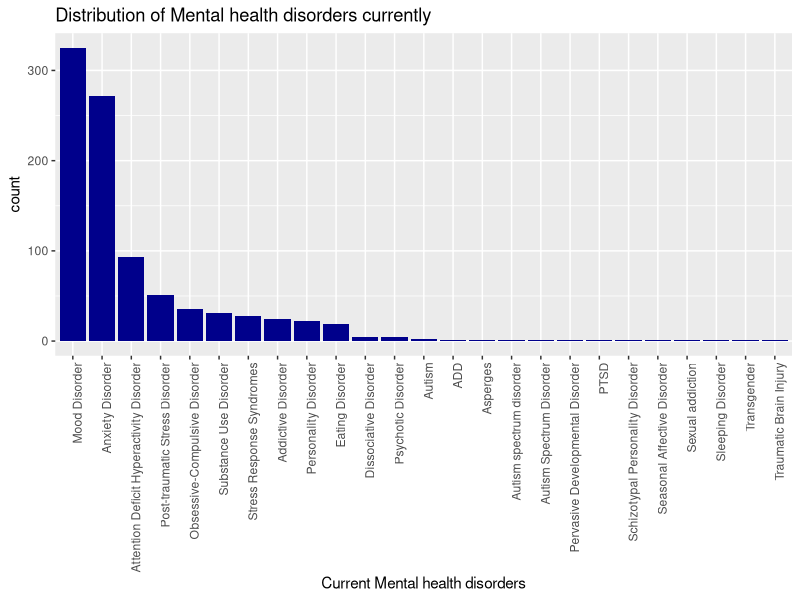
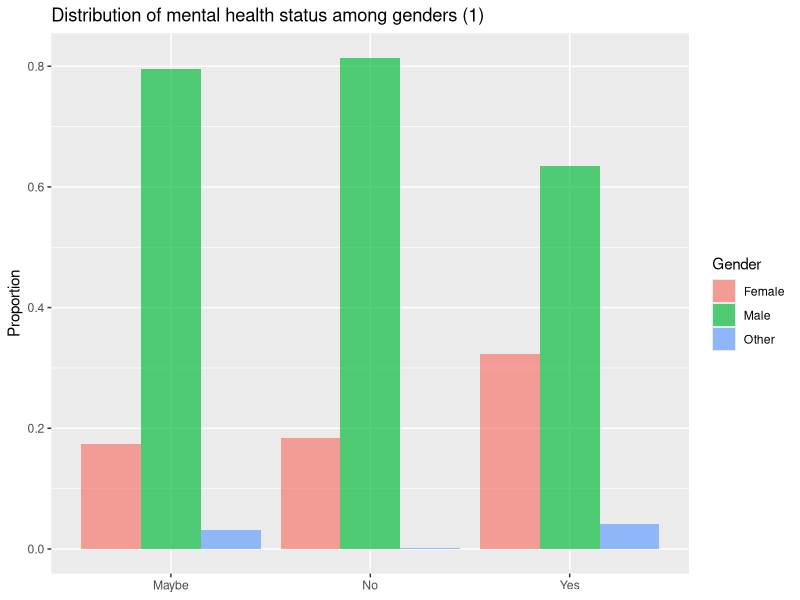
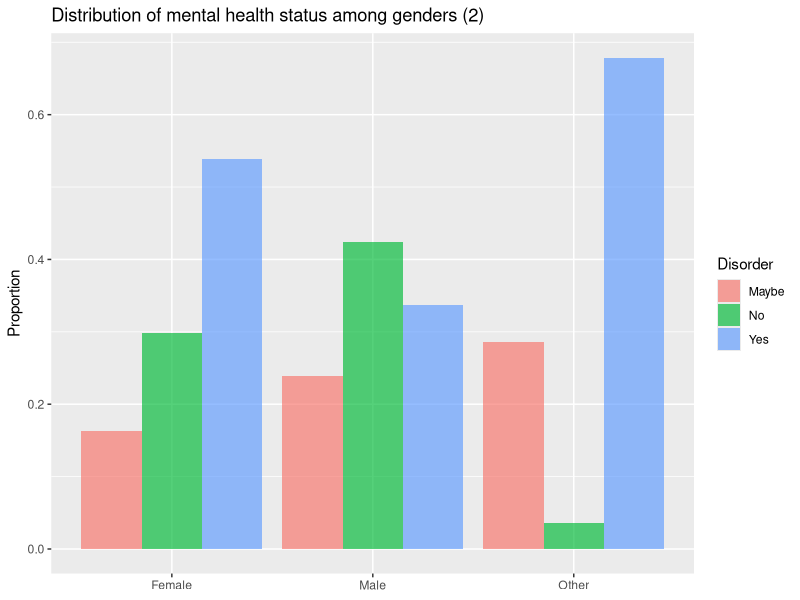
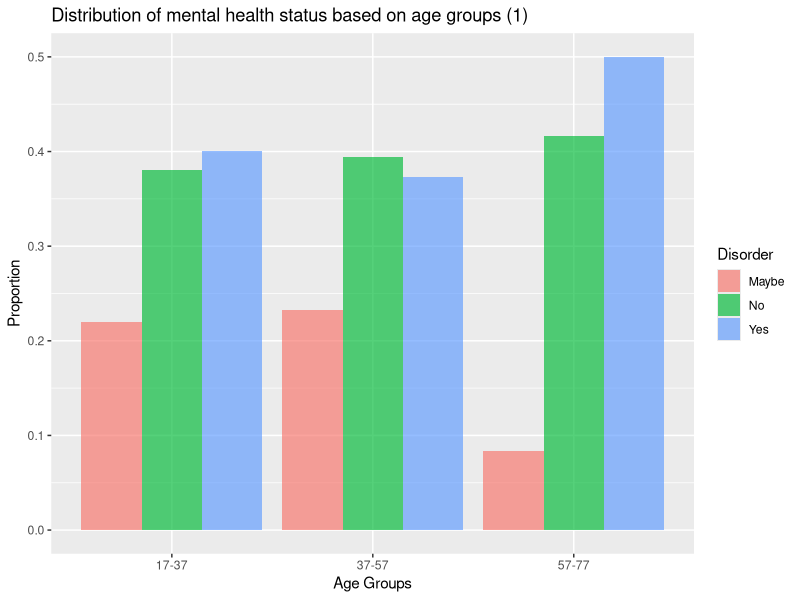
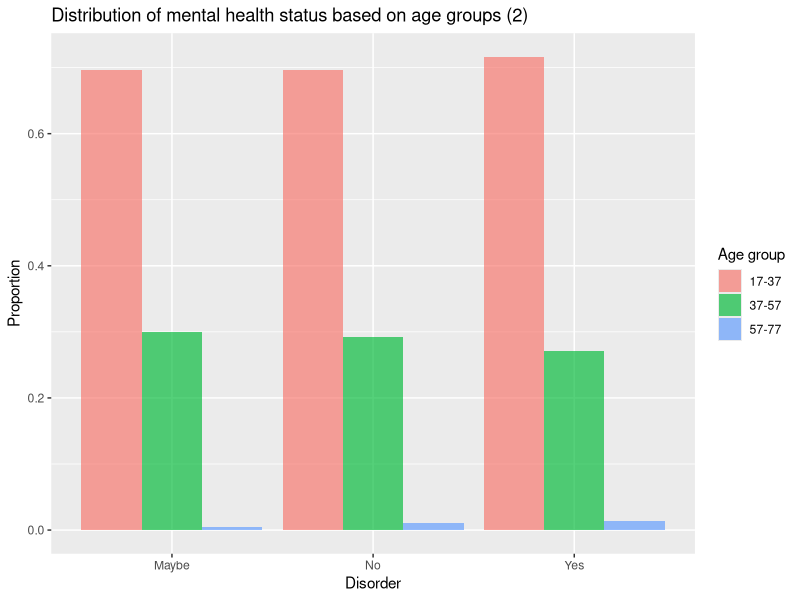
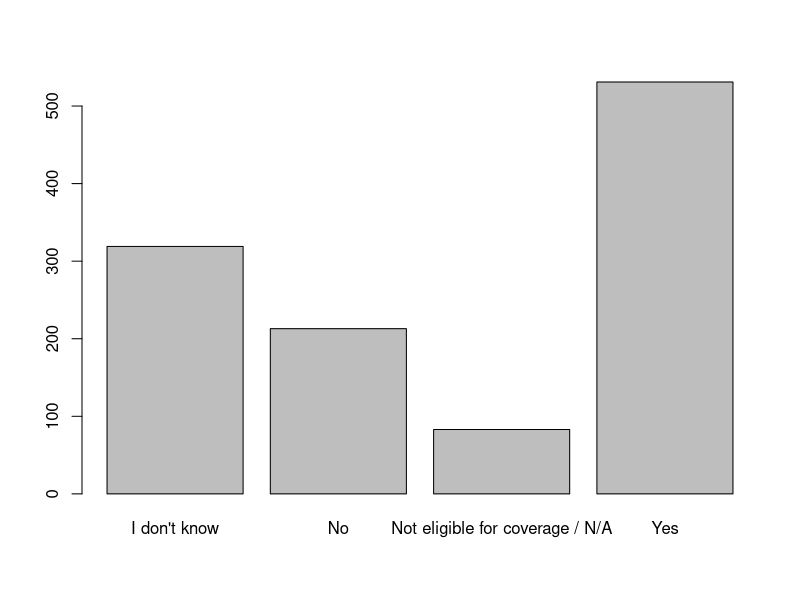
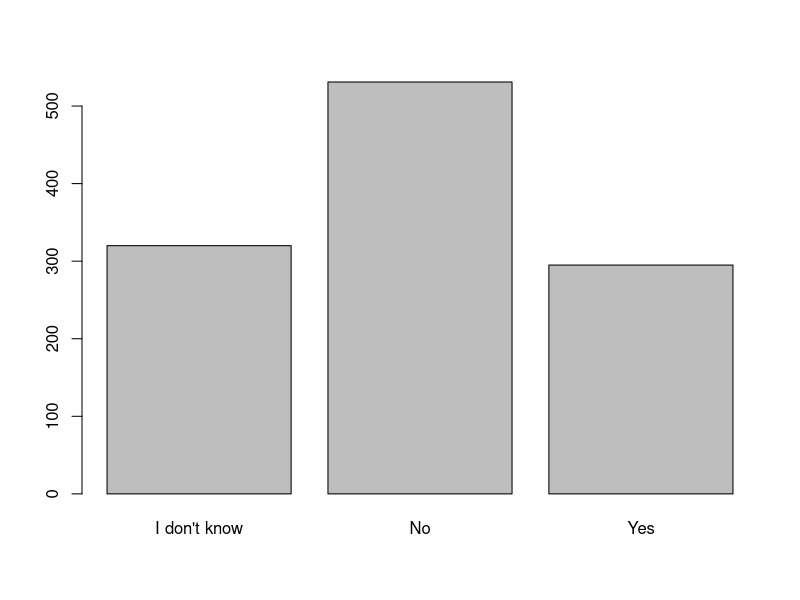
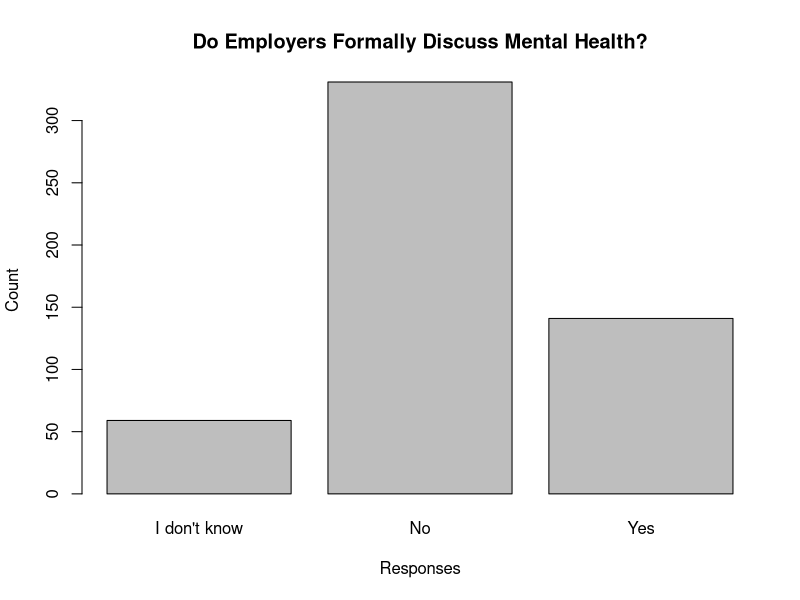

Here is the R script that generated these plots, in order:
## ---- chunk 1
knitr::opts_chunk$set(comment = NA)
library(dplyr)
library(tidyr)
library(ggplot2)
library(grid)
library(gridExtra)
library(knitr)
health <- read.csv("mentalsurvey_clean.csv")
## ---- chunk 2

#since some people have multiple disorders, we have to split them 
tmp = health %>% separate(mhd, 
                          sep = '\\|',
                          c('mhd_1', 'mhd_2', 'mhd_3', 'mhd_4', 'mhd_5',
                            'mhd_6', 'mhd_7', 'mhd_8', 'mhd_9'),
                          fill = 'right')


chk = tmp %>% select(matches('mhd_[1-9]'))

comb = as.vector(t(chk))
comb1 = comb[comb != ""&!is.na(comb)]

#Shortening the factor levels by splitting
disorders=sapply(strsplit(comb1, split = " \\("), `[`, 1)
dataf <- as.data.frame(matrix(disorders))
colnames(dataf)<- "Disorder"
#Removing inconsistent response
subdataf <- subset(dataf, disorders != "I haven\'t been formally diagnosed, so I felt uncomfortable answering, but Social Anxiety and Depression.")
count_disorder <-data.frame(count(subdataf, Disorder, sort = TRUE))
kable(count_disorder)
## ---- chunk 3

reorder_size <- function(x) {
  factor(x, levels = names(sort(table(x), decreasing = TRUE)))
}
#Plot to see the distribution of current mental health illness
p <- ggplot(data=subdataf, aes(x = reorder_size(Disorder)))+
  geom_bar(fill='dark blue')+
  theme(axis.text.x = element_text(angle = 90, hjust = 1))

p+xlab("Current Mental health disorders")+ggtitle("Distribution of Mental health disorders currently")
## ---- chunk 4
gender_disorder <- table(health$Do.you.currently.have.a.mental.health.disorder., health$gender)
gender_disorder
## ---- chunk 5
#Table: % of who may, don't or have mental disorder among genders
rowprop <- prop.table(gender_disorder,1) 
rowprop
## ---- chunk 6
dr1 <-as.data.frame(rowprop)
# Distribution of respondents among gender provided they may/have/donot have a mental diorder 
ggplot(data = dr1, aes(x =Var1 , y = Freq, fill = Var2)) + 
  geom_bar(stat = 'identity', position = 'dodge', alpha = 2/3) +              
  labs(x = NULL, y = 'Proportion', fill = 'Gender')+ggtitle('Distribution of mental health status among genders (1)')
## ---- chunk 7
#Table : % of each level gender who may, don't or have mental disorder
colprop <- prop.table(gender_disorder,2)
colprop
## ---- chunk 8
# Distribution of respondents who may/have/donot have a mental diorder over the gender
dr2 <-as.data.frame(colprop)
ggplot(data = dr2, aes(x =Var2 , y = Freq, fill = Var1)) + 
  geom_bar(stat = 'identity', position = 'dodge', alpha = 2/3) +              
  labs(x = NULL, y = 'Proportion', fill = 'Disorder')+ggtitle('Distribution of mental health status among genders (2)')
## ---- chunk 9
summary(health$age)
## ---- chunk 10
#Creating labels for age groups
labs <- c(paste(seq(17, 74, by = 20), seq(37, 80, by = 20),
                sep = "-"))
health$AgeGroup <- cut(health$age, breaks = c(seq(17, 74, by = 20), Inf), labels = labs, right = FALSE)

agegr <- table(health$Do.you.currently.have.a.mental.health.disorder.,health$AgeGroup)
ageprop <- prop.table(agegr,2)
ageprop
## ---- chunk 11
dfageprop <- as.data.frame(ageprop)

#Distribution of respondents reporting a mental disorder by age groups
ggplot(data = dfageprop, aes(x =Var2 , y = Freq, fill = Var1)) + 
  geom_bar(stat = 'identity', position = 'dodge', alpha = 2/3) +              
  labs(x = "Age Groups", y = 'Proportion', fill = 'Disorder')+ggtitle('Distribution of mental health status based on age groups (1)')
## ---- chunk 12
ageprop1 <- prop.table(agegr,1)
ageprop1
## ---- chunk 13
dfageprop1 <- as.data.frame(ageprop1)
ggplot(data = dfageprop1, aes(x =Var1 , y = Freq, fill = Var2)) + 
  geom_bar(stat = 'identity', position = 'dodge', alpha = 2/3) +              
  labs(x = "Disorder", y = 'Proportion', fill = 'Age group')+ggtitle('Distribution of mental health status based on age groups (2)')
## ---- chunk 14
table(health$What.US.state.or.territory.do.you.live.in. , health$Do.you.currently.have.a.mental.health.disorder.)
## ---- chunk 15
#Creating a table for the variable "Does your employer provide mental health benefits as part of healthcare coverage?""

table(health$Does.your.employer.provide.mental.health.benefits.as.part.of.healthcare.coverage.)

barplot(table(health$Does.your.employer.provide.mental.health.benefits.as.part.of.healthcare.coverage.))

## ---- chunk 16
table(health$Does.your.employer.offer.resources.to.learn.more.about.mental.health.concerns.and.options.for.seeking.help.)

barplot(table(health$Does.your.employer.offer.resources.to.learn.more.about.mental.health.concerns.and.options.for.seeking.help.))
## ---- chunk 17
Company<-subset(health, Does.your.employer.provide.mental.health.benefits.as.part.of.healthcare.coverage.=="Yes")

## ---- chunk 18
#Creating a table for for the variable related to employers formally discussing mental health with employees
table(Company$Has.your.employer.ever.formally.discussed.mental.health..for.example..as.part.of.a.wellness.campaign.or.other.official.communication..)
#Computing the percentage
percent<-table(Company$Has.your.employer.ever.formally.discussed.mental.health..for.example..as.part.of.a.wellness.campaign.or.other.official.communication..)/length(Company$Has.your.employer.ever.formally.discussed.mental.health..for.example..as.part.of.a.wellness.campaign.or.other.official.communication..)
#The parameter percent gives us the value of the percenntage needed
percent
## ---- chunk 19
Company<-droplevels(Company)
barplot(table(Company$Has.your.employer.ever.formally.discussed.mental.health..for.example..as.part.of.a.wellness.campaign.or.other.official.communication..), xlab = "Responses", ylab = "Count", main = "Do Employers Formally Discuss Mental Health?")

## ---- chunk 20
knitr::opts_chunk$set(echo = TRUE)
#Creating a table with gender and mental health responses
tab <- table(health$Do.you.think.that.discussing.a.mental.health.disorder.with.your.employer.would.have.negative.consequences., health$gender)
tab
## ---- chunk 21
#Creating a table with gender and physical health responses
tab1 <- table(health$Do.you.think.that.discussing.a.physical.health.issue.with.your.employer.would.have.negative.consequences., health$gender)
tab1
## ---- chunk 22
#creating the combined plot
tabdf <- as.data.frame(tab)
tab1df <- as.data.frame(tab1)

plot1 <- ggplot(data = tabdf, aes(x = Var1, y =Freq, fill = Var2)) + 
  geom_bar(stat = 'identity', position = 'dodge', alpha = 2/3) +              
  labs(x = "Mental health disorders", y = 'count')+ theme(legend.position='none')

plot2 <- ggplot(data = tab1df, aes(x = Var1, y =Freq, fill = Var2)) + 
  geom_bar(stat = 'identity', position = 'dodge', alpha = 2/3) +              
  labs(x = "Physical health disorders", y = 'count', fill = 'Gender')
title1=textGrob("Negative consequences: Mental vs Physial", gp=gpar(fontface="bold"))
grid.arrange(plot1, plot2,ncol=2,top = title1, widths = c(3/4,1))
## ---- chunk 23
ggplot(health, aes(x = health$Do.you.think.that.discussing.a.mental.health.disorder.with.previous.employers.would.have.negative.consequences.)) + geom_bar() + ggtitle("Discussing mental health disorder with previous employer resulting in negative consequences") + xlab("Response") + ylab("Count")
summary(health$Do.you.think.that.discussing.a.mental.health.disorder.with.previous.employers.would.have.negative.consequences.)
## ---- chunk 24
ggplot(health, aes(x = health$Do.you.think.that.discussing.a.mental.health.disorder.with.your.employer.would.have.negative.consequences.)) + geom_bar() + ggtitle("Discussing mental health disorder with current employer resulting in negative consequences") + xlab("Response") + ylab("Count")
summary(health$Do.you.think.that.discussing.a.mental.health.disorder.with.your.employer.would.have.negative.consequences.)
## ---- chunk 25
m1<-table(health$Do.you.think.that.discussing.a.mental.health.disorder.with.previous.employers.would.have.negative.consequences., health$Do.you.think.that.discussing.a.mental.health.disorder.with.your.employer.would.have.negative.consequences.)
chisq.test(m1)
## ---- chunk 26
#Put company size in order
health$CompanySize  = factor(health$How.many.employees.does.your.company.or.organization.have, levels=c("1-5", "6-25", "26-100", "100-500", "500-1000", "More than 1000"))
#Create Cross-tab Table
APbCS <- table(health$Is.your.anonymity.protected.if.you.choose.to.take.advantage.of.mental.health.or.substance.abuse.treatment.resources.provided.by.your.employer., health$CompanySize)
head(APbCS)
## ---- chunk 27
#Create a proportions table by Row
prop.table(APbCS, 2)
## ---- chunk 28
#Do a chi-squared test
chisq.test(APbCS)
## ---- chunk 29
t0 <- ggplot(health, aes(x = health$Is.your.anonymity.protected.if.you.choose.to.take.advantage.of.mental.health.or.substance.abuse.treatment.resources.provided.by.your.employer.))+geom_bar()+facet_wrap(~health$CompanySize, scales="free_y") + ggtitle("Perceived Difficulty of Asking for Leave by Gender") + xlab("Perceived Difficulty Level") + ylab("Count") 
t0
## ---- chunk 30
#Add labels to tech company org
health$TLabel <- factor(health$Is.your.employer.primarily.a.tech.company.organization.,
levels = c(0, 1),
labels = c("Not primarily tech", "Primarily Tech"))
## ---- chunk 31
#Create a crosstab table
APbT2 <- table(health$Is.your.anonymity.protected.if.you.choose.to.take.advantage.of.mental.health.or.substance.abuse.treatment.resources.provided.by.your.employer., health$TLabel)
head(APbT2)
## ---- chunk 32
#Create a proportions table by Row
prop.table(APbT2, 2)
## ---- chunk 33
#Do a chi-squared test
chisq.test(APbT2)
## ---- chunk 34
#Create Visualization
t1 <- ggplot(health, aes(x = health$Is.your.anonymity.protected.if.you.choose.to.take.advantage.of.mental.health.or.substance.abuse.treatment.resources.provided.by.your.employer.))+geom_bar()+facet_wrap(health$TLabel ~ ., scales="free_y") + ggtitle("Anonymity Protections For Tech vs. Non-Tech Companies") + xlab("Is your anonymity protected?") + ylab("Count") 
t1
## ---- chunk 35
#Modify Labels (ideal if we can get it to fit)
health$pd2 <- factor(health$If.a.mental.health.issue.prompted.you.to.request.a.medical.leave.from.work..asking.for.that.leave.would.be.,
levels = c("Very easy", "Somewhat easy", "Neither easy nor difficult","Somewhat difficult", "Very difficult", "I don't know"),
labels = c("Very easy (VE)", "Somewhat Easy (SE)", "Neutral (N)", "Somewhat Hard (SH)", "Very Hard (VH)", "Don't Know (DK)"))
#Modify Labels (if health$pd2 does not fit, use this as an alternate)
health$pd3 <- factor(health$If.a.mental.health.issue.prompted.you.to.request.a.medical.leave.from.work..asking.for.that.leave.would.be.,
levels = c("Very easy", "Somewhat easy", "Neither easy nor difficult","Somewhat difficult", "Very difficult", "I don't know"),
labels = c("VE", "SE", "N", "SH", "VH", "DK"))
## ---- chunk 36
#Crosstab table
ELDbG <- table(health$pd2, health$gender)
ELDbG
prop.table(ELDbG, 2)
## ---- chunk 37
chisq.test(ELDbG)
## ---- chunk 38
#Create Visualization
t2 <- ggplot(health, aes(x = health$pd3))+geom_bar()+facet_wrap(health$gender ~ ., scales="free_y") + ggtitle("Perceived Difficulty of Asking for Leave by Gender") + xlab("Perceived Difficulty Level") + ylab("Count") 
t2
## ---- chunk 39
#Do the AgeGroup Variable
labs <- c(paste(seq(17, 74, by = 20), seq(37, 80, by = 20),
                sep = "-"))
health$AgeGroup <- cut(health$age, breaks = c(seq(17, 74, by = 20), Inf), labels = labs, right = FALSE)
## ---- chunk 40
#Crosstab table
ELDbA <- table(health$pd2, health$AgeGroup)
ELDbA
#Proportions table
prop.table(ELDbA)
## ---- chunk 41
chisq.test(ELDbA)
## ---- chunk 42
#Create Visualization
t3 <- ggplot(health, aes(x = health$pd3))+geom_bar()+facet_wrap(health$AgeGroup ~ ., scales="free_y") + ggtitle("Perceived Difficulty of Asking for Leave by Age Group") + xlab("Perceived Difficulty Level") + ylab("Count") 
t3
## ---- chunk 43
#Crosstab table
ELDbCS <- table(health$pd2, health$CompanySize)
ELDbCS
prop.table(ELDbCS, 2)
## ---- chunk 44
chisq.test(ELDbCS)
## ---- chunk 45
#Create Visualization
t4 <- ggplot(health, aes(x = health$pd3))+geom_bar()+facet_wrap(health$CompanySize~ ., scales="free_y") + ggtitle("Perceived Difficulty of Asking for Leave by Company Size") + xlab("Perceived Difficulty Level") + ylab("Count")
t4
## ---- chunk 46
#Modify Labels for mental health benefit provision
health$mhb2 <- factor(health$Does.your.employer.provide.mental.health.benefits.as.part.of.healthcare.coverage.,
levels = c("I don't know", "No", "Not eligible for coverage / N/A","Yes"),
labels = c("Don't Know", "No", "Ineligible/NA", "Yes"))
## ---- chunk 47
#Crosstab Table
ELDbMHB <- table(health$pd2, health$mhb2)
ELDbMHB
## ---- chunk 48
chisq.test(ELDbMHB)
## ---- chunk 49
t5 <- ggplot(health, aes(x = health$pd3))+geom_bar()+facet_wrap(~ health$mhb2, scales="free_y") + ggtitle("Perceived Difficulty of Asking for Leave by MH Benefit Provision") + xlab("Perceived Difficulty Level") + ylab("Count")
t5
## ---- chunk 50
ELDbEDM <- table(health$pd2, health$Has.your.employer.ever.formally.discussed.mental.health..for.example..as.part.of.a.wellness.campaign.or.other.official.communication..)
ELDbEDM
## ---- chunk 51
chisq.test(ELDbEDM)
## ---- chunk 52
t6 <- ggplot(health, aes(x = health$pd3))+geom_bar()+facet_wrap( health$Has.your.employer.ever.formally.discussed.mental.health..for.example..as.part.of.a.wellness.campaign.or.other.official.communication.. ~., scales="free_y") + ggtitle("Perceived Difficulty of Asking for Leave by MH Discussion by Employer") + xlab("Perceived Difficulty Level") + ylab("Count")
t6
## ---- chunk 53
ELDbEOR <- table(health$pd2, health$Does.your.employer.offer.resources.to.learn.more.about.mental.health.concerns.and.options.for.seeking.help.)
ELDbEOR
## ---- chunk 54
chisq.test(ELDbEOR)
## ---- chunk 55
t7 <- ggplot(health, aes(x = health$pd3))+geom_bar()+facet_wrap( health$Does.your.employer.offer.resources.to.learn.more.about.mental.health.concerns.and.options.for.seeking.help. ~., scales="free_y") + ggtitle("Perceived Difficulty of Asking for Leave by Mental Health Resource Provision") + xlab("Perceived Difficulty Level") + ylab("Count")
t7
## ---- chunk 56
ELDbPR <- table(health$pd2, health$Have.you.observed.or.experienced.an.unsupportive.or.badly.handled.response.to.a.mental.health.issue.in.your.current.or.previous.workplace.)
ELDbPR
prop.table(ELDbPR, 2)
## ---- chunk 57
#Modify Labels for unsupportive response to make them shorter
health$epr <- factor(health$Have.you.observed.or.experienced.an.unsupportive.or.badly.handled.response.to.a.mental.health.issue.in.your.current.or.previous.workplace.,
levels = c("Maybe/Not sure", "N/A", "No","Yes, I experienced", "Yes, I observed"),
labels = c("Don't Know", "N/A", "No", "Yes, experienced", "Yes, observed"))
table(health$pd2, health$epr)
## ---- chunk 58
chisq.test(ELDbPR)
## ---- chunk 59
t8 <- ggplot(health, aes(x = health$pd3))+geom_bar()+facet_wrap(health$epr ~., scales="free_y") + ggtitle("Perceived Difficulty of Asking for Leave by Exp. with Poor MH Response") + xlab("Perceived Difficulty Level") + ylab("Count")
t8
## ---- chunk 60
MHbG <- table(health$Would.you.feel.comfortable.discussing.a.mental.health.disorder.with.your.direct.supervisor.s.., health$gender)
MHbG
prop.table(MHbG, 2)
## ---- chunk 61
chisq.test(MHbG)
## ---- chunk 62
t9 <- ggplot(health, aes(x = health$Would.you.feel.comfortable.discussing.a.mental.health.disorder.with.your.direct.supervisor.s..))+geom_bar()+facet_grid(~ health$gender) + ggtitle("Comfort with Discussing MH with Supervisor by Gender") + xlab("Would you feel comfortable discussing a mental health disorder with your supervisor?") + ylab("Count")
t9
## ---- chunk 63
MHbA <- table(health$Would.you.feel.comfortable.discussing.a.mental.health.disorder.with.your.direct.supervisor.s.., health$AgeGroup)
MHbA
prop.table(MHbA, 2)
## ---- chunk 64
chisq.test(MHbA)
## ---- chunk 65
t10 <- ggplot(health, aes(x = health$Would.you.feel.comfortable.discussing.a.mental.health.disorder.with.your.direct.supervisor.s..))+geom_bar()+facet_wrap(health$AgeGroup ~., scales="free_y") + ggtitle("Comfort with Discussing MH with Supervisor by Age") + xlab("Would you feel comfortable discussing a mental health disorder with your supervisor?") + ylab("Count")
t10
## ---- chunk 66
MHbCS <- table(health$Would.you.feel.comfortable.discussing.a.mental.health.disorder.with.your.direct.supervisor.s.., health$CompanySize)
MHbCS
prop.table(MHbCS, 2)
## ---- chunk 67
chisq.test(MHbCS)
## ---- chunk 68
t11 <- ggplot(health, aes(x = health$Would.you.feel.comfortable.discussing.a.mental.health.disorder.with.your.direct.supervisor.s..))+geom_bar()+facet_wrap(health$CompanySize ~., scales="free_y") + ggtitle("Comfort with Discussing MH with Supervisor by Company Size") + xlab("Would you feel comfortable discussing a mental health disorder with your supervisor?") + ylab("Count")
t11
## ---- chunk 69
MHbPR <- table(health$Would.you.feel.comfortable.discussing.a.mental.health.disorder.with.your.direct.supervisor.s.., health$Have.you.observed.or.experienced.an.unsupportive.or.badly.handled.response.to.a.mental.health.issue.in.your.current.or.previous.workplace.)
MHbPR
prop.table(MHbPR, 2)
## ---- chunk 70
chisq.test(MHbPR)
## ---- chunk 71
t17 <- ggplot(health, aes(x = health$Would.you.feel.comfortable.discussing.a.mental.health.disorder.with.your.direct.supervisor.s..))+geom_bar()+facet_wrap(health$Have.you.observed.or.experienced.an.unsupportive.or.badly.handled.response.to.a.mental.health.issue.in.your.current.or.previous.workplace. ~., scales="free_y") + ggtitle("Comfort with Discussing MH w/ Supervisor by Exp. w/ Poor Workplace Response") + xlab("Would you feel comfortable discussing a mental health disorder with your supervisor?") + ylab("Count")
t17
## ---- chunk 72
MHbVN <- table(health$Would.you.feel.comfortable.discussing.a.mental.health.disorder.with.your.direct.supervisor.s.., health$Do.you.think.that.discussing.a.mental.health.disorder.with.your.employer.would.have.negative.consequences.)
MHbVN
## ---- chunk 73
chisq.test(MHbVN)
## ---- chunk 74
#Modify Labels for perception of mental health disclosure impact
health$negimp <- factor(health$Do.you.think.that.discussing.a.mental.health.disorder.with.your.employer.would.have.negative.consequences.,
levels = c("Maybe", "No", "Yes"),
labels = c("Maybe Expect a Negative Impact", "Do Not Expect Negative Impact", "Expect Negative Impact"))
#Check Results
table(health$Would.you.feel.comfortable.discussing.a.mental.health.disorder.with.your.direct.supervisor.s.., health$negimp)
## ---- chunk 75
t12 <- ggplot(health, aes(x = health$Would.you.feel.comfortable.discussing.a.mental.health.disorder.with.your.direct.supervisor.s..))+geom_bar()+facet_wrap(health$negimp ~., scales="free_y") + ggtitle("Comfort with Discussing MH with Supervisor by Perception of Negative Impact") + xlab("Would you feel comfortable discussing a mental health disorder with your supervisor?") + ylab("Count")
t12
## ---- chunk 76
MHCbG <- table(health$Would.you.feel.comfortable.discussing.a.mental.health.disorder.with.your.coworkers., health$gender)
MHCbG
prop.table(MHCbG, 2)
## ---- chunk 77
chisq.test(MHCbG)
## ---- chunk 78
t13 <- ggplot(health, aes(x = health$Would.you.feel.comfortable.discussing.a.mental.health.disorder.with.your.coworkers.))+geom_bar()+facet_wrap(health$gender ~., scales="free_y") + ggtitle("Comfort with Discussing MH with Coworkers by Gender") + xlab("Would you feel comfortable discussing a mental health disorder with your coworkers?") + ylab("Count")
t13
## ---- chunk 79
MHCbA <- table(health$Would.you.feel.comfortable.discussing.a.mental.health.disorder.with.your.coworkers., health$AgeGroup)
MHCbA
#Proportions (as column percentages)
prop.table(MHCbA, 2)
## ---- chunk 80
chisq.test(MHCbA)
## ---- chunk 81
t14 <- ggplot(health, aes(x = health$Would.you.feel.comfortable.discussing.a.mental.health.disorder.with.your.coworkers.))+geom_bar()+facet_wrap(health$AgeGroup ~., scales="free_y") + ggtitle("Comfort with Discussing MH with Coworkers by Age Group") + xlab("Would you feel comfortable discussing a mental health disorder with your coworkers?") + ylab("Count")
t14
## ---- chunk 82
MHCbCS <- table(health$Would.you.feel.comfortable.discussing.a.mental.health.disorder.with.your.coworkers., health$CompanySize)
MHCbCS
#Proportions (as column percentages)
prop.table(MHCbCS, 2)
## ---- chunk 83
#Chi-Squared (the p value is small)
chisq.test(MHCbCS)
## ---- chunk 84
t15 <- ggplot(health, aes(x = health$Would.you.feel.comfortable.discussing.a.mental.health.disorder.with.your.coworkers.))+geom_bar()+facet_wrap(health$CompanySize ~., scales="free_y") + ggtitle("Comfort with Discussing MH with Coworkers by Company Size") + xlab("Would you feel comfortable discussing a mental health disorder with your coworkers?") + ylab("Count")
t15
## ---- chunk 85
MHCbPR <- table(health$Would.you.feel.comfortable.discussing.a.mental.health.disorder.with.your.coworkers., health$Have.you.observed.or.experienced.an.unsupportive.or.badly.handled.response.to.a.mental.health.issue.in.your.current.or.previous.workplace.)
MHCbPR
## ---- chunk 86
chisq.test(MHCbPR)
## ---- chunk 87
t16 <- ggplot(health, aes(x = health$Would.you.feel.comfortable.discussing.a.mental.health.disorder.with.your.coworkers.))+geom_bar()+facet_wrap(health$Have.you.observed.or.experienced.an.unsupportive.or.badly.handled.response.to.a.mental.health.issue.in.your.current.or.previous.workplace. ~., scales="free_y") + ggtitle("Comfort Discussing MH w/ Coworkers by Exp. w/ Poor Workplace MH Response") + xlab("Would you feel comfortable discussing a mental health disorder with your coworkers?") + ylab("Count")
t16
## ---- chunk 88
MHCbCN <- table(health$Would.you.feel.comfortable.discussing.a.mental.health.disorder.with.your.coworkers., health$Do.you.think.that.team.members.co.workers.would.view.you.more.negatively.if.they.knew.you.suffered.from.a.mental.health.issue.)
MHCbCN
## ---- chunk 89
chisq.test(MHCbCN)
## ---- chunk 90
t17 <- ggplot(health, aes(x = health$Would.you.feel.comfortable.discussing.a.mental.health.disorder.with.your.coworkers.))+geom_bar()+facet_wrap(health$Do.you.think.that.team.members.co.workers.would.view.you.more.negatively.if.they.knew.you.suffered.from.a.mental.health.issue. ~., scales="free_y") + ggtitle("Comfort with Discussing MH with Coworkers by Perceived Negative Impact") + xlab("Would you feel comfortable discussing a mental health disorder with your coworkers?") + ylab("Count")
t17
## ---- chunk 91
ggplot(health, aes(x = health$Do.you.think.that.discussing.a.mental.health.disorder.with.previous.employers.would.have.negative.consequences.)) + geom_bar() + ggtitle("Discussing mental health disorder with previous employer resulting in negative consequences") + xlab("Response") + ylab("Count")
summary(health$Do.you.think.that.discussing.a.mental.health.disorder.with.previous.employers.would.have.negative.consequences.)

## ---- chunk 92
ggplot(health, aes(x = health$Do.you.think.that.discussing.a.mental.health.disorder.with.your.employer.would.have.negative.consequences.)) + geom_bar() + ggtitle("Discussing mental health disorder with current employer resulting in negative consequences") + xlab("Response") + ylab("Count")
summary(health$Do.you.think.that.discussing.a.mental.health.disorder.with.your.employer.would.have.negative.consequences.)

## ---- chunk 93
t1<-table(health$Do.you.think.that.discussing.a.mental.health.disorder.with.previous.employers.would.have.negative.consequences., health$Do.you.think.that.discussing.a.mental.health.disorder.with.your.employer.would.have.negative.consequences.)
chisq.test(t1)
## ---- chunk 94
ggplot(health, aes(x = health$Do.you.think.that.discussing.a.mental.health.disorder.with.previous.employers.would.have.negative.consequences.)) + geom_bar() + ggtitle("Discussing mental health disorder with previous employer resulting in negative consequences") + xlab("Response") + ylab("Count")
summary(health$Do.you.think.that.discussing.a.mental.health.disorder.with.previous.employers.would.have.negative.consequences.)
